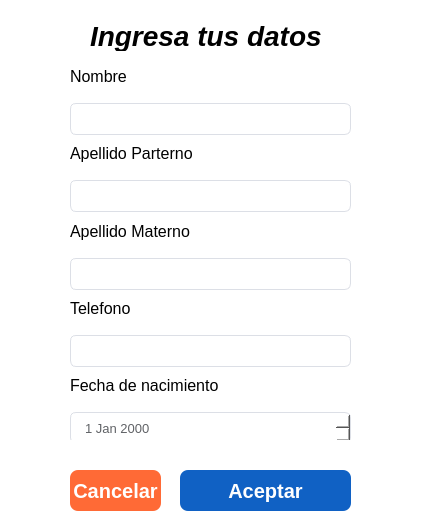
<?xml version="1.0" encoding="UTF-8"?>
<ui version="4.0">
 <class>pagina_pasajeros</class>
 <widget class="QWidget" name="pagina_pasajeros">
  <property name="geometry">
   <rect>
    <x>0</x>
    <y>0</y>
    <width>424</width>
    <height>530</height>
   </rect>
  </property>
  <property name="windowTitle">
   <string>Registrate</string>
  </property>
  <property name="styleSheet">
   <string notr="true">background-color: rgb(255, 255, 255);</string>
  </property>
  <widget class="QLabel" name="label_estatico_titulo">
   <property name="geometry">
    <rect>
     <x>90</x>
     <y>20</y>
     <width>241</width>
     <height>31</height>
    </rect>
   </property>
   <property name="font">
    <font>
     <pointsize>21</pointsize>
     <weight>75</weight>
     <italic>true</italic>
     <bold>true</bold>
    </font>
   </property>
   <property name="text">
    <string>Ingresa tus datos</string>
   </property>
  </widget>
  <widget class="QPushButton" name="boton_agregar">
   <property name="geometry">
    <rect>
     <x>180</x>
     <y>470</y>
     <width>171</width>
     <height>41</height>
    </rect>
   </property>
   <property name="font">
    <font>
     <pointsize>-1</pointsize>
     <weight>75</weight>
     <bold>true</bold>
    </font>
   </property>
   <property name="styleSheet">
    <string notr="true">QPushButton{
	background: #1061C4;
	color:WHITE;
	border:none;
	border-radius: 8px;
	font-weight: bold;
	font-size: 20px;
}
QPushButton:hover {
    background-color: #0D4FAB;    
}

QPushButton:pressed {
    background-color: #0A3F8A;     
}</string>
   </property>
   <property name="text">
    <string>Aceptar</string>
   </property>
  </widget>
  <widget class="QPushButton" name="boton_cancelar">
   <property name="geometry">
    <rect>
     <x>70</x>
     <y>470</y>
     <width>91</width>
     <height>41</height>
    </rect>
   </property>
   <property name="font">
    <font>
     <pointsize>-1</pointsize>
     <weight>75</weight>
     <bold>true</bold>
    </font>
   </property>
   <property name="styleSheet">
    <string notr="true">QPushButton{
	background: #FF6A36;
	color:WHITE;
	border:none;
	border-radius: 8px;
	font-weight: bold;
	font-size: 20px;
}
QPushButton:hover {
    background-color: #E85F30;   /* Naranja más oscuro */
}

QPushButton:pressed {
    background-color: #CC532A;   /* Más oscuro para click */
}</string>
   </property>
   <property name="text">
    <string>Cancelar</string>
   </property>
  </widget>
  <widget class="QWidget" name="layoutWidget">
   <property name="geometry">
    <rect>
     <x>70</x>
     <y>60</y>
     <width>281</width>
     <height>380</height>
    </rect>
   </property>
   <layout class="QVBoxLayout" name="Layout_operadores">
    <item>
     <widget class="QLabel" name="label_estatico_nombre">
      <property name="font">
       <font>
        <pointsize>12</pointsize>
       </font>
      </property>
      <property name="text">
       <string>Nombre</string>
      </property>
     </widget>
    </item>
    <item>
     <widget class="QLineEdit" name="lineEdit_nombre">
      <property name="minimumSize">
       <size>
        <width>0</width>
        <height>32</height>
       </size>
      </property>
      <property name="maximumSize">
       <size>
        <width>16777215</width>
        <height>24</height>
       </size>
      </property>
      <property name="font">
       <font>
        <pointsize>-1</pointsize>
       </font>
      </property>
      <property name="styleSheet">
       <string notr="true">QLineEdit {
    background-color: ;
	color: rgb(255, 255, 255);
    border: 1px solid #dcdfe6;
    border-radius: 6px;
    padding: 6px 12px;
    font-size: 13px;
    color: #606266;
    min-height: 18px;
}</string>
      </property>
      <property name="inputMask">
       <string>&gt;A&lt;AAAAAAAAAAAAAA</string>
      </property>
     </widget>
    </item>
    <item>
     <widget class="QLabel" name="label_estatico_apellidop">
      <property name="font">
       <font>
        <pointsize>12</pointsize>
       </font>
      </property>
      <property name="text">
       <string>Apellido Parterno</string>
      </property>
     </widget>
    </item>
    <item>
     <widget class="QLineEdit" name="lineEdit_apellidop">
      <property name="minimumSize">
       <size>
        <width>0</width>
        <height>32</height>
       </size>
      </property>
      <property name="maximumSize">
       <size>
        <width>16777215</width>
        <height>24</height>
       </size>
      </property>
      <property name="font">
       <font>
        <pointsize>-1</pointsize>
       </font>
      </property>
      <property name="styleSheet">
       <string notr="true">QLineEdit {
    background-color: ;
	color: rgb(255, 255, 255);
    border: 1px solid #dcdfe6;
    border-radius: 6px;
    padding: 6px 12px;
    font-size: 13px;
    color: #606266;
    min-height: 18px;
}
</string>
      </property>
      <property name="inputMask">
       <string>&gt;A&lt;AAAAAAAAAAAAAA</string>
      </property>
     </widget>
    </item>
    <item>
     <widget class="QLabel" name="label_estatico_apellidom">
      <property name="font">
       <font>
        <pointsize>12</pointsize>
       </font>
      </property>
      <property name="text">
       <string>Apellido Materno</string>
      </property>
     </widget>
    </item>
    <item>
     <widget class="QLineEdit" name="lineEdit_apellidom">
      <property name="minimumSize">
       <size>
        <width>0</width>
        <height>32</height>
       </size>
      </property>
      <property name="maximumSize">
       <size>
        <width>16777215</width>
        <height>24</height>
       </size>
      </property>
      <property name="font">
       <font>
        <pointsize>-1</pointsize>
       </font>
      </property>
      <property name="styleSheet">
       <string notr="true">QLineEdit {
    background-color: ;
	color: rgb(255, 255, 255);
    border: 1px solid #dcdfe6;
    border-radius: 6px;
    padding: 6px 12px;
    font-size: 13px;
    color: #606266;
    min-height: 18px;
}
</string>
      </property>
      <property name="inputMask">
       <string>&gt;A&lt;AAAAAAAAAAAAAA</string>
      </property>
     </widget>
    </item>
    <item>
     <widget class="QLabel" name="label_estatico_telefono">
      <property name="font">
       <font>
        <pointsize>12</pointsize>
       </font>
      </property>
      <property name="text">
       <string>Telefono</string>
      </property>
     </widget>
    </item>
    <item>
     <widget class="QLineEdit" name="lineEdit_telefono">
      <property name="minimumSize">
       <size>
        <width>0</width>
        <height>32</height>
       </size>
      </property>
      <property name="maximumSize">
       <size>
        <width>16777215</width>
        <height>24</height>
       </size>
      </property>
      <property name="font">
       <font>
        <pointsize>-1</pointsize>
       </font>
      </property>
      <property name="styleSheet">
       <string notr="true">QLineEdit {
    background-color: ;
	color: rgb(255, 255, 255);
    border: 1px solid #dcdfe6;
    border-radius: 6px;
    padding: 6px 12px;
    font-size: 13px;
    color: #606266;
    min-height: 18px;
}</string>
      </property>
      <property name="inputMask">
       <string>9999999999</string>
      </property>
     </widget>
    </item>
    <item>
     <widget class="QLabel" name="label_estatico_fechan">
      <property name="font">
       <font>
        <pointsize>12</pointsize>
       </font>
      </property>
      <property name="text">
       <string>Fecha de nacimiento</string>
      </property>
     </widget>
    </item>
    <item>
     <widget class="QDateEdit" name="dateEdit_fechanacimiento">
      <property name="minimumSize">
       <size>
        <width>0</width>
        <height>32</height>
       </size>
      </property>
      <property name="maximumSize">
       <size>
        <width>16777215</width>
        <height>24</height>
       </size>
      </property>
      <property name="font">
       <font>
        <pointsize>-1</pointsize>
       </font>
      </property>
      <property name="styleSheet">
       <string notr="true">
    background-color: #ffffff;
    border: 1px solid #dcdfe6;
    border-radius: 6px;
    padding: 6px 12px;
    font-size: 13px;
    color: #606266;
    min-height: 18px;
</string>
      </property>
      <property name="maximumDateTime">
       <datetime>
        <hour>23</hour>
        <minute>59</minute>
        <second>59</second>
        <year>2026</year>
        <month>12</month>
        <day>31</day>
       </datetime>
      </property>
      <property name="maximumDate">
       <date>
        <year>2026</year>
        <month>12</month>
        <day>31</day>
       </date>
      </property>
      <property name="calendarPopup">
       <bool>false</bool>
      </property>
     </widget>
    </item>
   </layout>
  </widget>
 </widget>
 <resources/>
 <connections/>
</ui>
